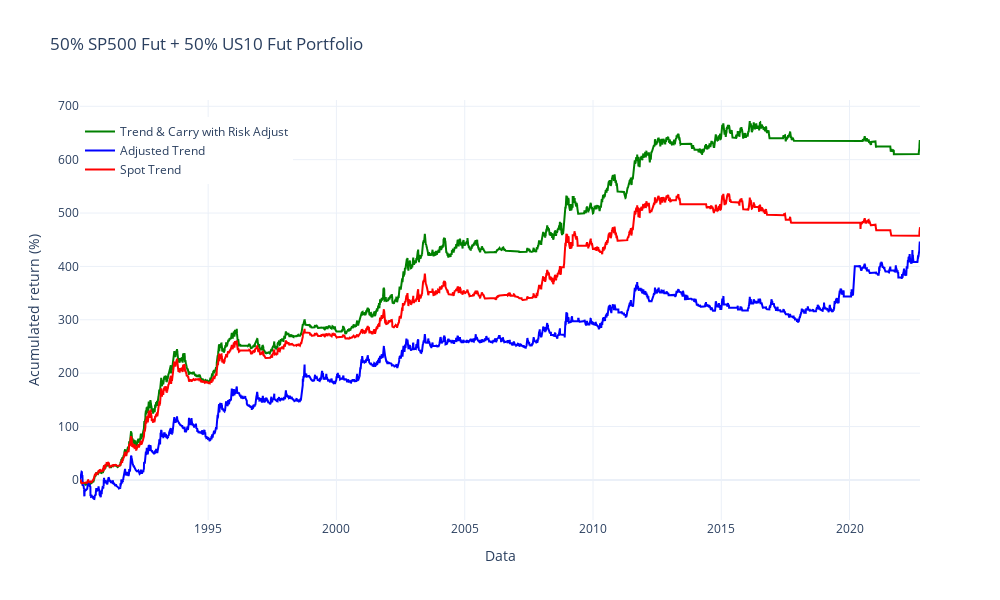

Notebook source saved alongside this figure:
### Code cell
# --- Plot retorno acumulado
fig = go.Figure()


fig.add_trace(
    go.Scatter(
        x=port_return_carry_trend_riskadjust.index,
        y=port_return_carry_trend_riskadjust.cumsum()*100,
        name="Trend & Carry with Risk Adjust",
        line=dict(color="green"),
    )
)

fig.add_trace(
    go.Scatter(
        x=port_return_adjusted_trend.index,
        y=port_return_adjusted_trend.cumsum()*100,
        name="Adjusted Trend",
        line=dict(color="blue"),
    )
)

fig.add_trace(
    go.Scatter(
        x=port_return_spot_trend_riskadjust.index,
        y=port_return_spot_trend_riskadjust.cumsum()*100,
        name="Spot Trend",
        line=dict(color="red"),
    )
)



fig.update_layout(
    title="50% SP500 Fut + 50% US10 Fut Portfolio",
    xaxis_title="Data",
    yaxis_title="Acumulated return (%)",
    template="plotly_white",
    showlegend=True,
    legend=dict(
        yanchor="bottom",
        y=0.8,
        xanchor="left",
        x=0),
    height=600,
    width=1000,
)

fig.show()

# --- Exibir estatísticas
print("Estatísticas de Desempenho")
print("Estatísticas Portfolio Carry and trend with Risk Adjust Frequência Anual")
print(calculate_stats(port_return_carry_trend_riskadjust, freq=YEAR))
print("================================")
print("Estatísticas Portfolio Adjusted Trend Frequência Anual")
print(calculate_stats(port_return_adjusted_trend, freq=YEAR))
print("================================")
print("Estatísticas Portfolio Spot Trend Frequência Anual")
print(calculate_stats(port_return_spot_trend_riskadjust, freq=YEAR))

### Figure 1 — Plotly figure (JSON) as saved in the notebook; plotly's stock layout.template omitted (floating-point values rounded to 4 significant figures; data arrays with more than 128 entries replaced by an {"elided": "..."} marker saying what was removed)
{"data": [{"line": {"color": "green"}, "name": "Trend & Carry with Risk Adjust", "type": "scatter", "x": {"elided": "8351 str values"}, "y": {"elided": "8351 float values"}}, {"line": {"color": "blue"}, "name": "Adjusted Trend", "type": "scatter", "x": {"elided": "8351 str values"}, "y": {"elided": "8351 float values"}}, {"line": {"color": "red"}, "name": "Spot Trend", "type": "scatter", "x": {"elided": "8351 str values"}, "y": {"elided": "8351 float values"}}], "layout": {"height": 600, "legend": {"x": 0, "xanchor": "left", "y": 0.8, "yanchor": "bottom"}, "showlegend": true, "title": {"text": "50% SP500 Fut + 50% US10 Fut Portfolio"}, "width": 1000, "xaxis": {"title": {"text": "Data"}}, "yaxis": {"title": {"text": "Acumulated return (%)"}}}}
